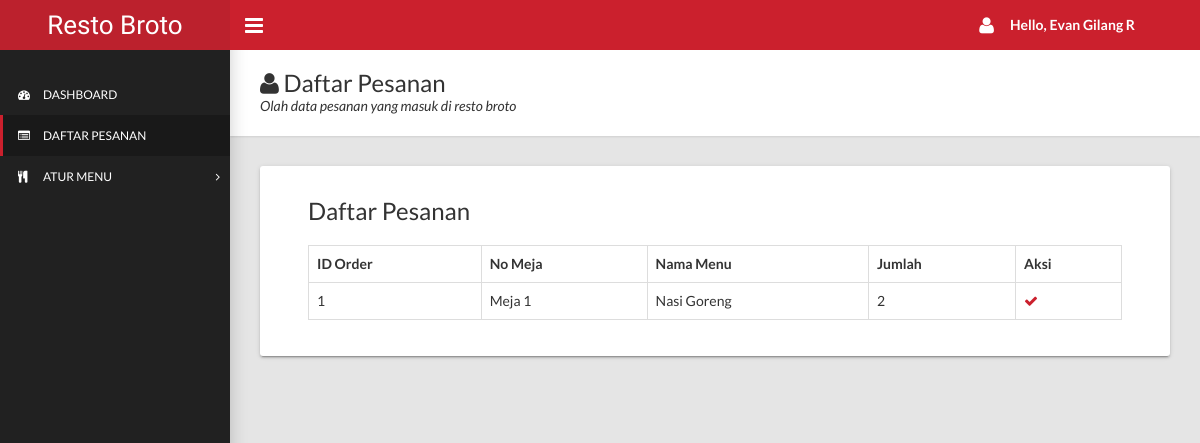
The app's page /koki/pesanan_list.php (signed in) with its own data.
### tables this page shows
CREATE TABLE IF NOT EXISTS pesanan(
    id_pesanan INT(11) AUTO_INCREMENT PRIMARY KEY,
    nik VARCHAR(21) NOT NULL,
    id_meja INT(11) NOT NULL,
    nama_pelanggan VARCHAR(51) NOT NULL,
    tgl_order DATETIME DEFAULT CURRENT_TIMESTAMP NOT NULL,
    total_bayar DOUBLE DEFAULT 0,
    uang_bayar DOUBLE DEFAULT 0,
    status ENUM('Bayar', 'Belum Bayar') DEFAULT 'Belum Bayar' NOT NULL,
    
    CONSTRAINT fk_pesanan_pegawai FOREIGN KEY(nik) REFERENCES pegawai(nik) ON UPDATE CASCADE,
    CONSTRAINT fk_pesanan_meja FOREIGN KEY(id_meja) REFERENCES meja(id_meja) ON UPDATE CASCADE
);

CREATE TABLE IF NOT EXISTS meja(
    id_meja INT(11) AUTO_INCREMENT PRIMARY KEY,
    nama_meja VARCHAR(11) NOT NULL,
    status ENUM('Kosong', 'Terisi', 'Siap Saji', 'Bayar') DEFAULT 'Kosong' NOT NULL
);

CREATE TABLE IF NOT EXISTS menu(
    id_menu INT(11) AUTO_INCREMENT PRIMARY KEY,
    nama_menu VARCHAR(51) NOT NULL,
    foto VARCHAR(51) NOT NULL,
    kategori ENUM('Makanan', 'Minuman') DEFAULT 'makanan' NOT NULL,
    estimasi_penyajian TINYINT NOT NULL,
    harga DOUBLE NOT NULL,
    status ENUM('Ya', 'Tidak') DEFAULT 'TIDAK' NOT NULL
);

CREATE TABLE IF NOT EXISTS pesanan_detail(
    id_detail_pesanan INT(11) AUTO_INCREMENT PRIMARY KEY,
    id_pesanan INT(11) NOT NULL,
    id_menu INT(11) NOT NULL,
    qty TINYINT NOT NULL,
    status ENUM('Sudah', 'Belum') DEFAULT 'Belum' NOT NULL,
    
    CONSTRAINT fk_detail_pesanan FOREIGN KEY(id_pesanan) REFERENCES pesanan(id_pesanan) ON UPDATE CASCADE ON DELETE CASCADE,
    CONSTRAINT fk_detail_pesanan_menu FOREIGN KEY(id_menu) REFERENCES menu(id_menu) ON UPDATE CASCADE
);

### koki/pesanan_list.php (the view, shortened to what this page needs)
<?php
  require_once "../proses/connection.php";
?>
  <!DOCTYPE html>
  <html>
  <head>
    <link rel="stylesheet" type="text/css" href="../assets/css/style.css">
  </head>
  <body class="sidebar-mini fixed">
    <div class="wrapper">
      <header class="main-header hidden-print"><a href="#" class="logo">Resto Broto</a>
        <nav class="navbar navbar-static-top">
          <a href="#" data-toggle="offcanvas" class="sidebar-toggle"></a>
          <div class="navbar-custom-menu">
            <ul class="top-nav">
              <li class="dropdown">
                <a href="#" data-toggle="dropdown" role="button" aria-haspopup="true" aria-expanded="false" class="dropdown-toggle"><i class="fa fa-user fa-lg" style="margin-right: 16px;"></i><b>Hello, <?php echo $_SESSION['nama_pegawai'];?></b></a>
              </li>
            </ul>
          </div>
        </nav>
      </header>
      <aside class="main-sidebar hidden-print">
        <section class="sidebar">
          <ul class="sidebar-menu" style="padding-top: 24px;">
            <li><a href="index.php"><i class="fa fa-dashboard"></i><span>Dashboard</span></a></li>
            <li class="active"><a href="pesanan_list.php"><i class="fa fa-list-alt"></i><span>Daftar Pesanan</span></a></li>
            <li class="treeview"><a href="#"><i class="fa fa-cutlery"></i><span>Atur Menu</span><i class="fa fa-angle-right"></i></a>
            </li>
          </ul>
        </section>
      </aside>
      <div class="content-wrapper">
        <div class="page-title">
          <div>
            <h1><i class="fa fa-user"></i> Daftar Pesanan</h1>
            <p>Olah data pesanan yang masuk di resto broto</p>
          </div>
        </div>
        <div class="row">
          <div class="col-md-12">
            <div class="card" style="padding: 16px 48px;">
              <div style="margin-top: 16px;">
                <h3 class="card-title">Daftar Pesanan</h3>
              </div>
              <div class="table-responsive">
                <table class="table table-hover table-bordered">
                  <thead>
                    <tr>
                      <th>ID Order</th>
                      <th>No Meja</th>
                      <th>Nama Menu</th></th>
                      <th>Jumlah</th>
                      <th>Aksi</th>
                    </tr>
                  </thead>
                  <tbody>
                    <?php
                    $strQuery = "SELECT pd.id_detail_pesanan, p.id_pesanan, me.nama_meja, m.nama_menu, pd.qty
                                  FROM pesanan p INNER JOIN pesanan_detail pd ON p.id_pesanan = pd.id_pesanan
                                  INNER JOIN meja me ON p.id_meja = me.id_meja
                                  INNER JOIN menu m ON pd.id_menu = m.id_menu ORDER BY p.tgl_order ASC";
                    $query = mysqli_query($connection, $strQuery);
                    while($result = mysqli_fetch_assoc($query)){
                      echo "<tr id=$result[id_detail_pesanan]>";
                      echo "<td>$result[id_pesanan]</td>";
                      echo "<td>$result[nama_meja]</td>";
                      echo "<td>$result[nama_menu]</td>";
                      echo "<td>$result[qty]</td>";
                      echo "<td><a href=''><i class=\"fa fa-check\"></i></a>";
                      echo "</tr>";
                    }
                  ?>
                  </tbody>
                </table>
              </div>
            </div>
          </div>
        </div>
      </div>
    </div>
  </body>
  </html>

### records on screen
pesanan: id_pesanan "1", id_meja.nama_meja "Meja 1", menu.nama_menu "Nasi Goreng", pesanan_detail.qty "2"

### other values on screen
$_SESSION['nama_pegawai'] "Evan Gilang R"
